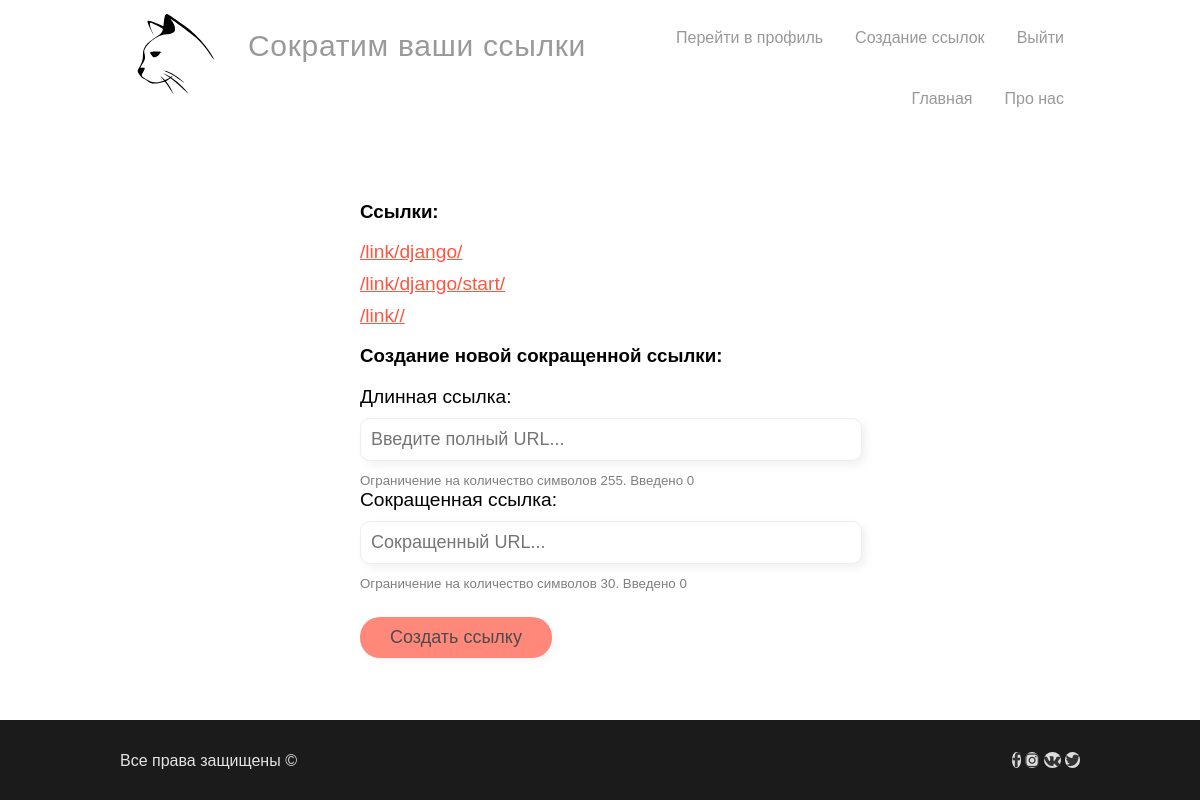
/create_link/ (signed in), run on an earlier commit of the app's database.
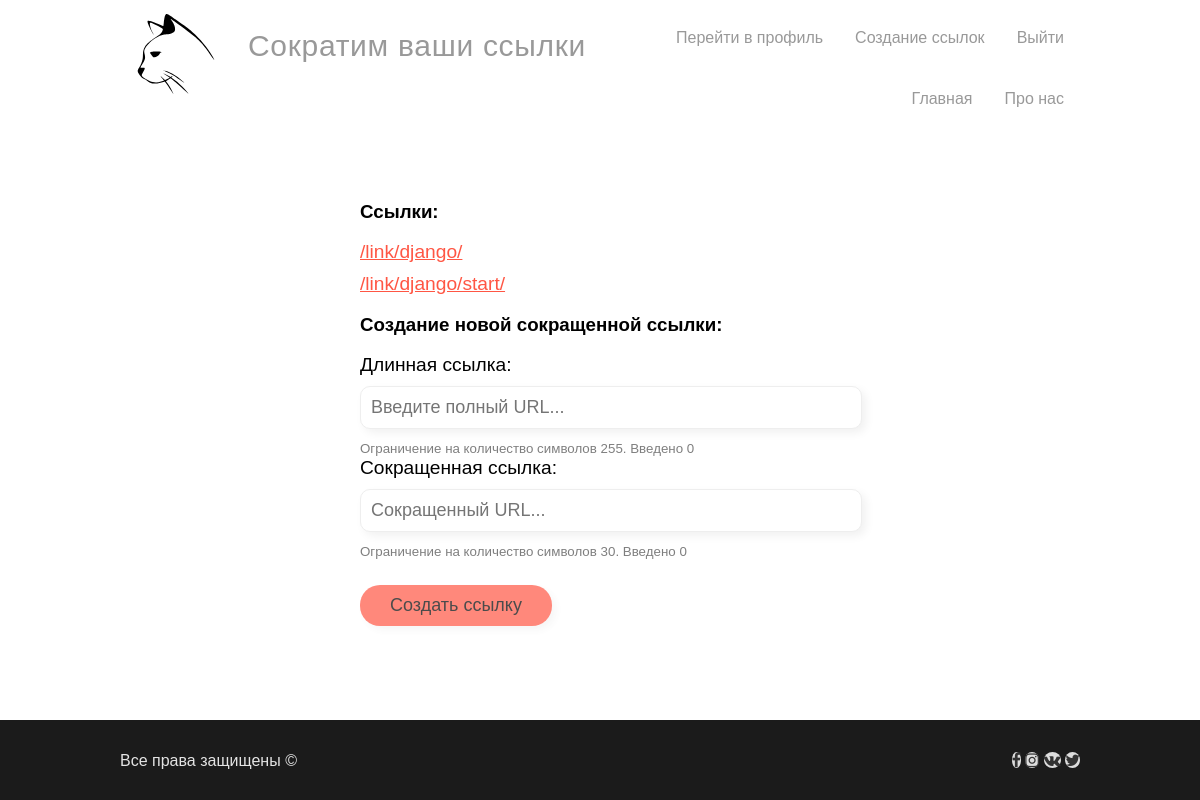
And on a later commit of the database.
### djangoMain/models.py (models this page shows)
class Links(models.Model):
    link_id = models.AutoField(primary_key=True)
    full_url = models.TextField(max_length=255)
    cut_url = models.TextField(max_length=30)
    user = models.ForeignKey(User, models.CASCADE, blank=True, null=True)
    class Meta:
        managed = False
        db_table = 'links'

### djangoMain/views.py (the view, shortened to what this page needs)
# urls.py: path('create_link/', create_link, name='create_link'),
@login_required
def create_link(request):
    qs = Links.objects.filter(user_id = request.user.id)
    data = serializers.serialize('json', qs)
    if request.method=='GET':
        return render(request, template_name='profile/links.html', context={
            'title':'Создание коротких ссылок',
            'user_links': json.loads(data)
            })

### templates/profile/links.html (shortened to what this page needs)
{% extends 'base.html' %}
{% block content %}
    <div class="center-container">
        {% if user_links %}
            <h3>Ссылки:</h3>
            {% for user_link in user_links %}
                <a class="form-link" target="_blank" alt="{{user_link.fields.full_url}}" href="{{user_link.fields.full_url}}">{{user_link.fields.cut_url}}</a>
            {% endfor %}
        {% else %}
            <h3>Вы не создали еще не одной ссылки, создайте первую</h3>
        {% endif %}
        <h3>Создание новой сокращенной ссылки:</h3>
        <form method="post">
            <label class="form-label">Длинная ссылка:</label>
            <input type="text" minlength="1" name="full_url" maxlength="255" id="full_url" placeholder="Введите полный URL..." onkeyup="get_length(this, 'full_url')" value="{{full_url}}" onchange="check_regex(this, 1)">
            <small class="text-form muted">Ограничение на количество символов 255. Введено <div id="full_url" style="display: inline-block;">0</div></small>
            <label class="form-label">Сокращенная ссылка:</label>
            <input type="text" minlength="1" name="cut_url" maxlength="30" id="cut_url" placeholder="Сокращенный URL..." onkeyup="get_length(this, 'cut_url')" onchange="check_regex(this, 0)">
            <small class="text-form muted">Ограничение на количество символов 30. Введено <div id="cut_url" style="display: inline-block;">0</div></small>
            <button class="btn-rounded disabled" type="submit" id="post-btn">Создать ссылку</button>
        </form>
    </div>
{% endblock %}

### templates/base.html (shortened to what this page needs)
<!DOCTYPE html>
<html lang="en">
<head>
    {% load static %}
    <link rel="stylesheet" href="https://cdnjs.cloudflare.com/ajax/libs/font-awesome/4.7.0/css/font-awesome.min.css">
    <link rel="stylesheet" href="{% static 'css/main.css' %}" type="text/css">
</head>
<body>
    <nav>
        <ul class="ul-navbar">
          <div class="navbar-container">
            <li class="link-navbar" style="float: left;"><a href="" class="link-navbar__link navbar-header"><img src="{% static 'svg/Logo.svg' %}" width="80" height="80"></img></a></li>
            <li class="link-navbar" style="float: left; margin-top:15px;"><a href="" class="link-navbar__link navbar-header" style="font-size: 30px;">Сократим ваши ссылки</a></li>
            {% if user.is_authenticated %}
                <li class="link-navbar"><a href="{% url 'logout' %}" class="link-navbar__link">Выйти</a></li>
                <li class="link-navbar"><a href="{% url 'create_link' %}" class="link-navbar__link">Создание ссылок</a></li>
                <li class="link-navbar"><a href="{% url 'profile' %}" class="link-navbar__link">Перейти в профиль</a></li>
            {% else %}
                <li class="link-navbar"><a href="{% url 'login' %}" class="link-navbar__link">Войти</a></li>
                <li class="link-navbar"><a href="{% url 'register' %}" class="link-navbar__link">Зарегистрироваться</a></li>
            {% endif %}
            <li class="link-navbar"><a href="{% url 'about' %}" class="link-navbar__link">Про нас</a></li>
            <li class="link-navbar"><a href="{% url 'home' %}" class="link-navbar__link">Главная</a></li>
          </div>
        </ul>
    </nav>
    <div class="container">
        {% block content %}
        {% endblock %}
    </div>
    <footer class="footer">
      <div class="footer-content">
          Все права защищены &#169;
          <div class="footer-buttons-container">
            <a href="https://facebook.com" class="fa fa-facebook"></a>
            <a href="" class="fa fa-instagram"></a>
            <a href="https://vk.com" class="fa fa-vk"></a>
            <a href="https://twitter.com" class="fa fa-twitter"></a>
        </div>
      </div>
    </footer>
</body>
</html>

### static/css/main.css (style rules this page uses)
body { font-family: Arial, Helvetica, sans-serif; margin: 0; display: flex; flex-direction: column; min-height: 100vh; }
:root { --index: calc(1vw+1vh) }
.ul-navbar { margin-top: auto; width:100%; margin-left: 5%; margin-right: 5%; list-style-type: none; margin: 0; padding: 0; overflow: hidden; text-align: center; z-index: 3; }
.navbar-container { position: relative; width:80%; margin-left: auto; margin-right: auto; }
.ul-navbar .link-navbar { float: right; }
.link-navbar__link { margin-top: 15px; display: block; color: #999; text-align: center; padding: 14px 16px; text-decoration: none; transition: color .5s ease; }
.navbar-header { margin-top: 0px; letter-spacing: .7px; font-size: large; pointer-events: none; cursor: default; text-decoration: none; color: #999; }
.container { flex-grow: 1; margin-top: 5%; width:80%; margin-left: auto; margin-right: auto; }
input { font-size: large; display:block; width:100%; margin:10px 0; padding:10px; border-radius:10px; border: 1px solid #eee; transition: .3s border-color; box-shadow:4px 4px 10px rgba(0,0,0,0.06); }
.form-label { font-size: larger; margin-bottom: .5em; display: block; }
.muted { opacity: .5; }
.btn-rounded { margin-top: 10px; display: block; padding: 10px 30px; font-size: large; background-color: rgb(255,86,68); border-radius: 20px; border: none; cursor: pointer; box-shadow:4px 4px 10px rgba(0,0,0,0.06); transition: all .5s ease; }
.footer { margin-top: auto; width:100%; height: 80px; background-color: #1b1b1b }
.footer-content { font-size: calc(var(--index)*1); position:relative; width: 80%; top:40%; margin-left: auto; margin-right: auto; color: #e4e4e4; font-weight:500; }
.fa { position: relative; padding: calc(var(--index)*.5); font-size: calc(var(--index)*1.5); width: calc(var(--index)*1.5); height: calc(var(--index)*1.5); text-align: center; text-decoration: none; bottom: calc(var(--index)*.5); border-radius: 50%; transition: opacity, scale .3s ease; }
.fa-facebook { background: #ddd; color: #333; }
.fa-instagram { background: #ddd; color: #333; }
.fa-vk { background: #ddd; color: #333; }
.fa-twitter { background: #ddd; color: #333; }
.footer-buttons-container { float: right; }
.center-container { position: relative; width:50%; margin-left: auto; margin-right: auto; padding: calc(var(--index)*.5); }
.form-link { width: max-content; display: block; font-size: larger; margin-bottom: .5em; color: rgb(255,86,68); }
.disabled { opacity: .7; pointer-events: none; }

What changed in the data, as far as the page shows it:
removed Links: fields.cut_url "/link//"
